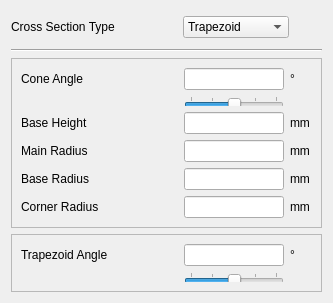
      <widget class="QWidget" name="page_cross">
       <property name="geometry">
        <rect>
         <x>0</x>
         <y>0</y>
         <width>333</width>
         <height>293</height>
        </rect>
       </property>
       <attribute name="label">
        <string>Cross Section</string>
       </attribute>
       <layout class="QGridLayout" name="gridLayout_19">
        <item row="9" column="1">
         <spacer name="verticalSpacer_6">
          <property name="orientation">
           <enum>Qt::Vertical</enum>
          </property>
          <property name="sizeHint" stdset="0">
           <size>
            <width>20</width>
            <height>40</height>
           </size>
          </property>
         </spacer>
        </item>
        <item row="0" column="1">
         <spacer name="horizontalSpacer_5">
          <property name="orientation">
           <enum>Qt::Horizontal</enum>
          </property>
          <property name="sizeType">
           <enum>QSizePolicy::Minimum</enum>
          </property>
          <property name="sizeHint" stdset="0">
           <size>
            <width>40</width>
            <height>32</height>
           </size>
          </property>
         </spacer>
        </item>
        <item row="0" column="0">
         <widget class="QLabel" name="label_26">
          <property name="sizePolicy">
           <sizepolicy hsizetype="Fixed" vsizetype="Preferred">
            <horstretch>0</horstretch>
            <verstretch>0</verstretch>
           </sizepolicy>
          </property>
          <property name="minimumSize">
           <size>
            <width>120</width>
            <height>0</height>
           </size>
          </property>
          <property name="text">
           <string>Cross Section Type</string>
          </property>
         </widget>
        </item>
        <item row="0" column="2">
         <widget class="QComboBox" name="comboBox_cross_type">
          <property name="sizePolicy">
           <sizepolicy hsizetype="Minimum" vsizetype="Fixed">
            <horstretch>0</horstretch>
            <verstretch>0</verstretch>
           </sizepolicy>
          </property>
          <item>
           <property name="text">
            <string>Trapezoid</string>
           </property>
          </item>
          <item>
           <property name="text">
            <string>Radius Based</string>
           </property>
          </item>
         </widget>
        </item>
        <item row="8" column="0" colspan="4">
         <widget class="QFrame" name="frame_trapezoid">
          <property name="frameShape">
           <enum>QFrame::StyledPanel</enum>
          </property>
          <property name="frameShadow">
           <enum>QFrame::Raised</enum>
          </property>
          <layout class="QGridLayout" name="gridLayout_5">
           <item row="0" column="0">
            <widget class="QLabel" name="label_30">
             <property name="sizePolicy">
              <sizepolicy hsizetype="Fixed" vsizetype="Preferred">
               <horstretch>0</horstretch>
               <verstretch>0</verstretch>
              </sizepolicy>
             </property>
             <property name="minimumSize">
              <size>
               <width>120</width>
               <height>0</height>
              </size>
             </property>
             <property name="maximumSize">
              <size>
               <width>16777215</width>
               <height>16777215</height>
              </size>
             </property>
             <property name="text">
              <string>Trapezoid Angle</string>
             </property>
            </widget>
           </item>
           <item row="0" column="2">
            <widget class="QLineEdit" name="lineEdit_trapezoid_angle">
             <property name="sizePolicy">
              <sizepolicy hsizetype="Minimum" vsizetype="Fixed">
               <horstretch>0</horstretch>
               <verstretch>0</verstretch>
              </sizepolicy>
             </property>
             <property name="maximumSize">
              <size>
               <width>100</width>
               <height>16777215</height>
              </size>
             </property>
            </widget>
           </item>
           <item row="0" column="3">
            <widget class="QLabel" name="label_43">
             <property name="minimumSize">
              <size>
               <width>20</width>
               <height>0</height>
              </size>
             </property>
             <property name="text">
              <string>°</string>
             </property>
            </widget>
           </item>
           <item row="1" column="2">
            <widget class="QSlider" name="horizontalSlider_trapezoid_angle">
             <property name="sizePolicy">
              <sizepolicy hsizetype="Minimum" vsizetype="Fixed">
               <horstretch>0</horstretch>
               <verstretch>0</verstretch>
              </sizepolicy>
             </property>
             <property name="maximumSize">
              <size>
               <width>16777215</width>
               <height>10</height>
              </size>
             </property>
             <property name="minimum">
              <number>0</number>
             </property>
             <property name="maximum">
              <number>60</number>
             </property>
             <property name="pageStep">
              <number>5</number>
             </property>
             <property name="value">
              <number>30</number>
             </property>
             <property name="orientation">
              <enum>Qt::Horizontal</enum>
             </property>
             <property name="invertedAppearance">
              <bool>false</bool>
             </property>
             <property name="tickPosition">
              <enum>QSlider::TicksAbove</enum>
             </property>
             <property name="tickInterval">
              <number>15</number>
             </property>
            </widget>
           </item>
           <item row="0" column="1">
            <spacer name="horizontalSpacer_12">
             <property name="orientation">
              <enum>Qt::Horizontal</enum>
             </property>
             <property name="sizeType">
              <enum>QSizePolicy::Minimum</enum>
             </property>
             <property name="sizeHint" stdset="0">
              <size>
               <width>37</width>
               <height>17</height>
              </size>
             </property>
            </spacer>
           </item>
          </layout>
         </widget>
        </item>
        <item row="2" column="0" colspan="4">
         <widget class="QFrame" name="frame_radius_based">
          <property name="frameShape">
           <enum>QFrame::StyledPanel</enum>
          </property>
          <property name="frameShadow">
           <enum>QFrame::Raised</enum>
          </property>
          <layout class="QGridLayout" name="gridLayout_6">
           <item row="0" column="3">
            <widget class="QLabel" name="label_87">
             <property name="minimumSize">
              <size>
               <width>20</width>
               <height>0</height>
              </size>
             </property>
             <property name="text">
              <string>°</string>
             </property>
            </widget>
           </item>
           <item row="3" column="0">
            <widget class="QLabel" name="label_86">
             <property name="sizePolicy">
              <sizepolicy hsizetype="Fixed" vsizetype="Preferred">
               <horstretch>0</horstretch>
               <verstretch>0</verstretch>
              </sizepolicy>
             </property>
             <property name="minimumSize">
              <size>
               <width>120</width>
               <height>0</height>
              </size>
             </property>
             <property name="maximumSize">
              <size>
               <width>16777215</width>
               <height>16777215</height>
              </size>
             </property>
             <property name="text">
              <string>Base Height</string>
             </property>
            </widget>
           </item>
           <item row="4" column="0">
            <widget class="QLabel" name="label_98">
             <property name="sizePolicy">
              <sizepolicy hsizetype="Fixed" vsizetype="Preferred">
               <horstretch>0</horstretch>
               <verstretch>0</verstretch>
              </sizepolicy>
             </property>
             <property name="minimumSize">
              <size>
               <width>120</width>
               <height>0</height>
              </size>
             </property>
             <property name="maximumSize">
              <size>
               <width>16777215</width>
               <height>16777215</height>
              </size>
             </property>
             <property name="text">
              <string>Main Radius</string>
             </property>
            </widget>
           </item>
           <item row="5" column="0">
            <widget class="QLabel" name="label_100">
             <property name="sizePolicy">
              <sizepolicy hsizetype="Fixed" vsizetype="Preferred">
               <horstretch>0</horstretch>
               <verstretch>0</verstretch>
              </sizepolicy>
             </property>
             <property name="minimumSize">
              <size>
               <width>120</width>
               <height>0</height>
              </size>
             </property>
             <property name="maximumSize">
              <size>
               <width>16777215</width>
               <height>16777215</height>
              </size>
             </property>
             <property name="text">
              <string>Base Radius</string>
             </property>
            </widget>
           </item>
           <item row="6" column="0">
            <widget class="QLabel" name="label_101">
             <property name="sizePolicy">
              <sizepolicy hsizetype="Fixed" vsizetype="Preferred">
               <horstretch>0</horstretch>
               <verstretch>0</verstretch>
              </sizepolicy>
             </property>
             <property name="minimumSize">
              <size>
               <width>120</width>
               <height>0</height>
              </size>
             </property>
             <property name="maximumSize">
              <size>
               <width>16777215</width>
               <height>16777215</height>
              </size>
             </property>
             <property name="text">
              <string>Corner Radius</string>
             </property>
            </widget>
           </item>
           <item row="0" column="2">
            <widget class="QLineEdit" name="lineEdit_cone_angle">
             <property name="sizePolicy">
              <sizepolicy hsizetype="Minimum" vsizetype="Fixed">
               <horstretch>0</horstretch>
               <verstretch>0</verstretch>
              </sizepolicy>
             </property>
             <property name="maximumSize">
              <size>
               <width>100</width>
               <height>16777215</height>
              </size>
             </property>
            </widget>
           </item>
           <item row="0" column="0">
            <widget class="QLabel" name="label_84">
             <property name="sizePolicy">
              <sizepolicy hsizetype="Fixed" vsizetype="Preferred">
               <horstretch>0</horstretch>
               <verstretch>0</verstretch>
              </sizepolicy>
             </property>
             <property name="minimumSize">
              <size>
               <width>120</width>
               <height>0</height>
              </size>
             </property>
             <property name="maximumSize">
              <size>
               <width>16777215</width>
               <height>16777215</height>
              </size>
             </property>
             <property name="text">
              <string>Cone Angle</string>
             </property>
            </widget>
           </item>
           <item row="0" column="1">
            <spacer name="horizontalSpacer_11">
             <property name="orientation">
              <enum>Qt::Horizontal</enum>
             </property>
             <property name="sizeType">
              <enum>QSizePolicy::Minimum</enum>
             </property>
             <property name="sizeHint" stdset="0">
              <size>
               <width>37</width>
               <height>17</height>
              </size>
             </property>
            </spacer>
           </item>
           <item row="1" column="2">
            <widget class="QSlider" name="horizontalSlider_cone_angle">
             <property name="sizePolicy">
              <sizepolicy hsizetype="Minimum" vsizetype="Fixed">
               <horstretch>0</horstretch>
               <verstretch>0</verstretch>
              </sizepolicy>
             </property>
             <property name="maximumSize">
              <size>
               <width>16777215</width>
               <height>10</height>
              </size>
             </property>
             <property name="minimum">
              <number>0</number>
             </property>
             <property name="maximum">
              <number>60</number>
             </property>
             <property name="pageStep">
              <number>5</number>
             </property>
             <property name="value">
              <number>30</number>
             </property>
             <property name="orientation">
              <enum>Qt::Horizontal</enum>
             </property>
             <property name="invertedAppearance">
              <bool>false</bool>
             </property>
             <property name="tickPosition">
              <enum>QSlider::TicksAbove</enum>
             </property>
             <property name="tickInterval">
              <number>15</number>
             </property>
            </widget>
           </item>
           <item row="3" column="2">
            <widget class="QLineEdit" name="lineEdit_base_height">
             <property name="sizePolicy">
              <sizepolicy hsizetype="Minimum" vsizetype="Fixed">
               <horstretch>0</horstretch>
               <verstretch>0</verstretch>
              </sizepolicy>
             </property>
             <property name="maximumSize">
              <size>
               <width>100</width>
               <height>16777215</height>
              </size>
             </property>
            </widget>
           </item>
           <item row="4" column="2">
            <widget class="QLineEdit" name="lineEdit_main_radius">
             <property name="sizePolicy">
              <sizepolicy hsizetype="Minimum" vsizetype="Fixed">
               <horstretch>0</horstretch>
               <verstretch>0</verstretch>
              </sizepolicy>
             </property>
             <property name="maximumSize">
              <size>
               <width>100</width>
               <height>50</height>
              </size>
             </property>
            </widget>
           </item>
           <item row="5" column="2">
            <widget class="QLineEdit" name="lineEdit_base_radius">
             <property name="sizePolicy">
              <sizepolicy hsizetype="Minimum" vsizetype="Fixed">
               <horstretch>0</horstretch>
               <verstretch>0</verstretch>
              </sizepolicy>
             </property>
             <property name="maximumSize">
              <size>
               <width>100</width>
               <height>16777215</height>
              </size>
             </property>
            </widget>
           </item>
           <item row="6" column="2">
            <widget class="QLineEdit" name="lineEdit_corner_radius">
             <property name="sizePolicy">
              <sizepolicy hsizetype="Minimum" vsizetype="Fixed">
               <horstretch>0</horstretch>
               <verstretch>0</verstretch>
              </sizepolicy>
             </property>
             <property name="maximumSize">
              <size>
               <width>100</width>
               <height>16777215</height>
              </size>
             </property>
            </widget>
           </item>
           <item row="3" column="3">
            <widget class="QLabel" name="label_96">
             <property name="minimumSize">
              <size>
               <width>20</width>
               <height>0</height>
              </size>
             </property>
             <property name="text">
              <string>mm</string>
             </property>
            </widget>
           </item>
           <item row="4" column="3">
            <widget class="QLabel" name="label_97">
             <property name="minimumSize">
              <size>
               <width>20</width>
               <height>0</height>
              </size>
             </property>
             <property name="text">
              <string>mm</string>
             </property>
            </widget>
           </item>
           <item row="5" column="3">
            <widget class="QLabel" name="label_102">
             <property name="minimumSize">
              <size>
               <width>20</width>
               <height>0</height>
              </size>
             </property>
             <property name="text">
              <string>mm</string>
             </property>
            </widget>
           </item>
           <item row="6" column="3">
            <widget class="QLabel" name="label_99">
             <property name="minimumSize">
              <size>
               <width>20</width>
               <height>0</height>
              </size>
             </property>
             <property name="text">
              <string>mm</string>
             </property>
            </widget>
           </item>
          </layout>
         </widget>
        </item>
        <item row="1" column="0" colspan="4">
         <widget class="Line" name="line_3">
          <property name="orientation">
           <enum>Qt::Horizontal</enum>
          </property>
         </widget>
        </item>
       </layout>
      </widget>
